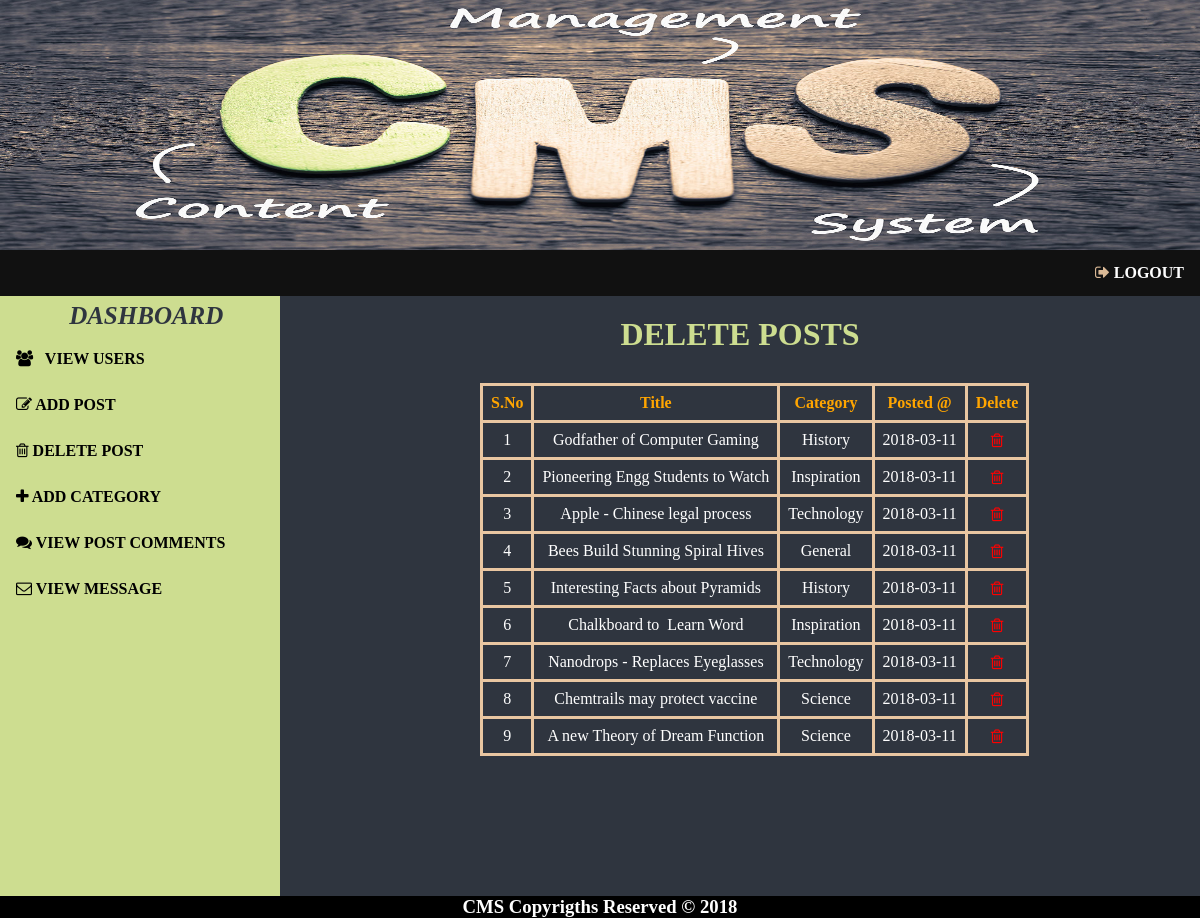
Page /delpost.php (signed in) on the committed database.
### tables this page shows
CREATE TABLE IF NOT EXISTS `post` (
  `PID` int(11) NOT NULL AUTO_INCREMENT,
  `PTITLE` varchar(100) NOT NULL,
  `PCATEGORY` varchar(50) NOT NULL,
  `PTAG` text NOT NULL,
  `PCONTENT` text NOT NULL,
  `PIMG` varchar(100) NOT NULL,
  `ANAME` varchar(10) NOT NULL,
  `TIME` date NOT NULL,
  PRIMARY KEY (`PID`)
);

CREATE TABLE IF NOT EXISTS `category` (
  `CID` int(11) NOT NULL AUTO_INCREMENT,
  `CNAME` varchar(150) NOT NULL,
  PRIMARY KEY (`CID`)
);

### delpost.php (the view, shortened to what this page needs)
<?php
include "config.php";
?>
<html>
	<head>
		<?php include "head.php" ?>
	</head>
	<body>
	<?php include "nav.php";?>
		<div id="container">
			<div id="sidenav">
				<ul>
					<li id="dash"> &nbsp DASHBOARD</li>
					<li><a href="ahome.php"><i class="fa fa-users"></i> &nbsp VIEW USERS </a></li>
					<li><a href="addpost.php"><i class="fa fa-pencil-square-o"></i> ADD POST &nbsp </a></li>
					<li><a href="delpost.php"><i class="fa fa-trash-o"></i> DELETE POST </a></li>
					<li><a href="addcat.php"><i class="fa fa-plus"></i> ADD CATEGORY</a></li>
					<li><a href="viewcomments.php"><i class="fa fa-comments"></i> VIEW POST COMMENTS</a></li>
					<li><a href="message.php"><i class="fa fa-envelope-o"></i> VIEW MESSAGE</a></li>
				</ul>
			</div>
				<h1>DELETE POSTS</h1>
					<table id="">
						<tr>
							<th>S.No</th>
							<th>Title</th>
							<th>Category</th>
							<th>Posted @ </th>
							<th>Delete</th>
						</tr>
					<?php
						$sql="SELECT post.PID, post.ANAME, post.TIME, post.PCATEGORY, post.PTITLE, post.PIMG, post.PCONTENT,post.PTAG,category.CID,category.CNAME FROM post
				        INNER JOIN  category on post.PCATEGORY=category.CID ORDER BY PID DESC";
					$res=$con->query($sql);
					if($res->num_rows>0)
					{
						$i=0;
						while($row=$res->fetch_assoc())
						{
							$i++;
							echo"
								<tr>
									<td>{$i}</td>
									<td>{$row["PTITLE"]}</td>
									<td>{$row["CNAME"]}</td>
									<td>{$row["TIME"]}</td>
									<td><a style='text-decoration:none;color:red;' href='deletePost.php?pid={$row["PID"]}'><i class='fa fa-trash-o'></i> </a></td>
								</tr>
								";
						}
					}
					?>
					</table>
					<br>
					<br>
		</div>
	<?php include "foot.php";?>
	</body>
</html>

### style.css (style rules this page uses)
* { margin:0px; padding:0px; }
ul { list-style-type: none; margin: 0px; padding: 0px; overflow: hidden; background-color: #111; }
li { float: left; }
li i { color:#dab996; }
li a { display: block; color: white; text-align: center; padding: 14px 16px; text-decoration: none; font-weight:bold; }
#sidenav { width:280px; height:600px; float:left; background:#cddd90; }
#sidenav ul { list-style-type:none; display:block; background:#cddd90; }
#sidenav ul li a,#sidenav ul li i { color:black; }
#dash { font-style:italic; font-size:25px; font-weight:bold; color:#2f353f !important; line-height:40px; margin-left:0px; margin-top:0px; background:; height:40px; text-align:center; width:280px; }
#container { height:auto; width:100%; float:left; background:#2f353f; }
body { background:#2f353f; }
table,tr,td,th { border:3px solid #e9c6a1; text-align:center; margin-left:480px;margin-top:30px; border-collapse:collapse; padding:8px; color:white; }
th { color:orange; font-weight:bold; }
h1 { text-align:center; font-weight:bold; margin-top:20px; text-decoration:italic; font-family:Harrington; color:#cddd90; }

### rows in the picture
post: PTITLE "Godfather of Computer Gaming", category.CNAME "History", TIME "2018-03-11"
post: PTITLE "Pioneering Engg Students to Watch", category.CNAME "Inspiration", TIME "2018-03-11"
post: PTITLE "Apple - Chinese legal process", category.CNAME "Technology", TIME "2018-03-11"
post: PTITLE "Bees Build Stunning Spiral Hives", category.CNAME "General", TIME "2018-03-11"
post: PTITLE "Interesting Facts about Pyramids", category.CNAME "History", TIME "2018-03-11"
post: PTITLE "Chalkboard to Learn Word", category.CNAME "Inspiration", TIME "2018-03-11"
post: PTITLE "Nanodrops - Replaces Eyeglasses", category.CNAME "Technology", TIME "2018-03-11"
post: PTITLE "Chemtrails may protect vaccine", category.CNAME "Science", TIME "2018-03-11"
post: PTITLE "A new Theory of Dream Function", category.CNAME "Science", TIME "2018-03-11"
